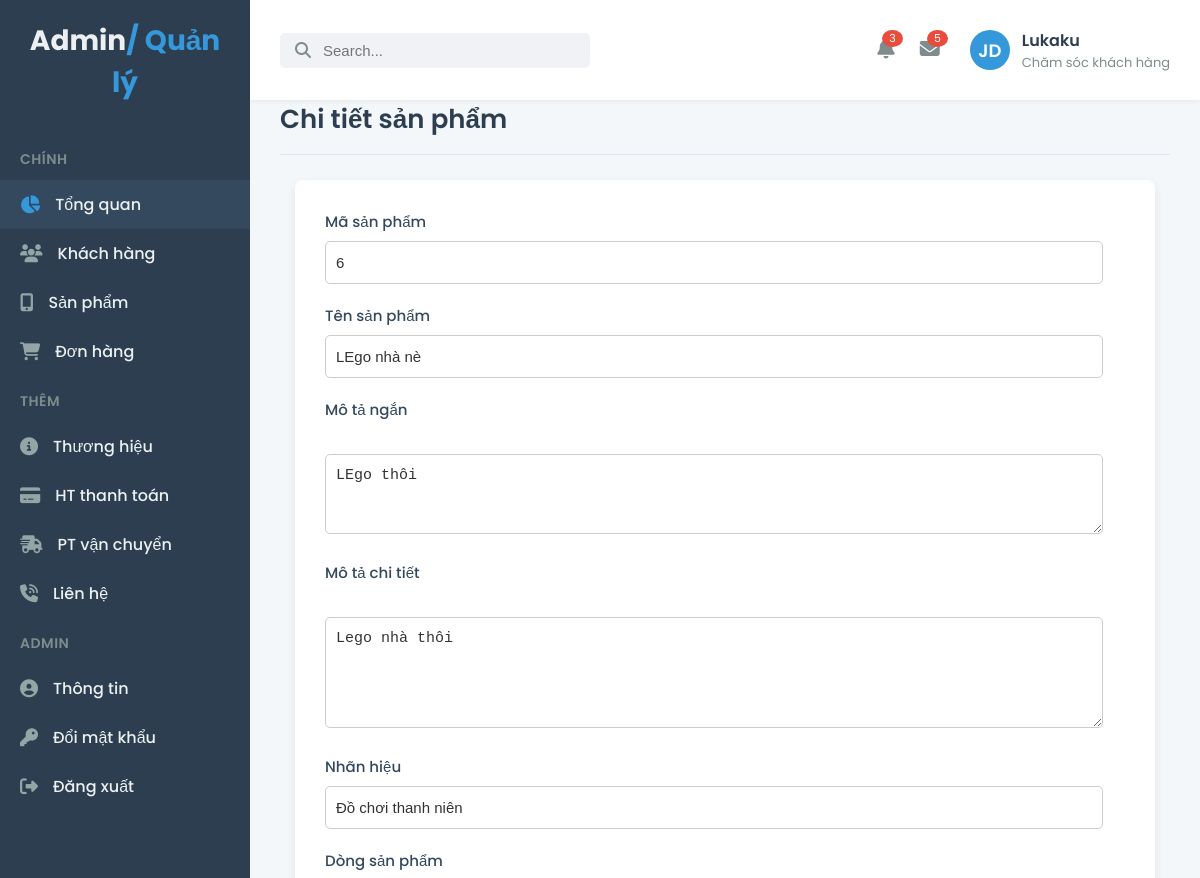
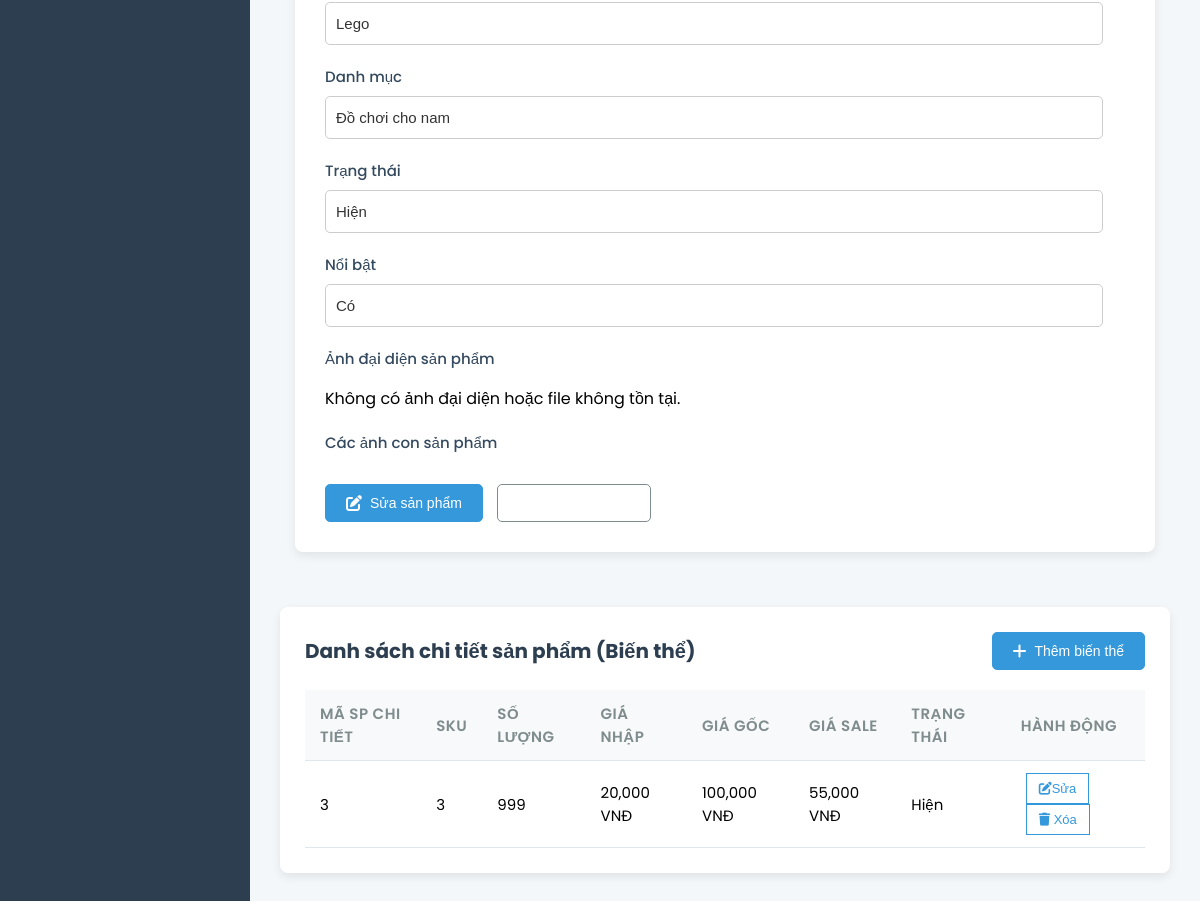
Screenshot of /admin/product-detail.php?idsp=6 (signed in) with the database file from the repository (2 pictures, top to bottom).
### tables this page shows
CREATE TABLE `san_pham` (
  `id_sp` int(11) NOT NULL,
  `ten_sp` varchar(100) NOT NULL,
  `mo_ta_ngan` text DEFAULT NULL,
  `mo_ta_chi_tiet` longtext DEFAULT NULL,
  `id_nhanhieu` int(11) NOT NULL,
  `id_dong` int(11) NOT NULL,
  `id_danhmuc` int(11) DEFAULT NULL,
  `luot_xem` int(11) NOT NULL DEFAULT 0,
  `noi_bat` tinyint(4) NOT NULL DEFAULT 0 COMMENT '0: không, 1: có',
  `ngay_tao` datetime NOT NULL DEFAULT current_timestamp(),
  `ngaycapnhat` datetime NOT NULL DEFAULT current_timestamp() ON UPDATE current_timestamp(),
  `trangthai` tinyint(4) NOT NULL DEFAULT 0 COMMENT '0: hiện, 1: ẩn'
);

CREATE TABLE `nhan_hieu` (
  `id_nhan` int(11) NOT NULL,
  `ten_nhanhieu` varchar(50) NOT NULL,
  `logo` varchar(255) DEFAULT NULL,
  `trangthai` tinyint(4) NOT NULL DEFAULT 0 COMMENT '0: hiện, 1: ẩn'
);

CREATE TABLE `dong_sanpham` (
  `id_dong` int(11) NOT NULL,
  `ten_dong` varchar(50) NOT NULL,
  `id_nhanhieu` int(11) NOT NULL,
  `id_danhmuc` int(11) DEFAULT NULL,
  `trangthai` tinyint(4) NOT NULL DEFAULT 0 COMMENT '0: hiện, 1: ẩn'
);

CREATE TABLE `danh_muc` (
  `id_danhmuc` int(11) NOT NULL,
  `ten_danhmuc` varchar(50) NOT NULL,
  `mo_ta` text DEFAULT NULL,
  `trangthai` tinyint(4) NOT NULL DEFAULT 0 COMMENT '0: hiện, 1: ẩn'
);

CREATE TABLE `sanpham_chitiet` (
  `id_spchitiet` int(11) NOT NULL,
  `id_sp` int(11) NOT NULL,
  `sku` varchar(50) NOT NULL,
  `so_luong` int(11) NOT NULL,
  `gia_nhap` int(11) NOT NULL,
  `gia_goc` int(11) NOT NULL,
  `gia_sale` int(11) DEFAULT NULL,
  `id_khuyenmai` int(11) DEFAULT NULL,
  `trang_thai` tinyint(4) NOT NULL DEFAULT 0 COMMENT '0: hiện, 1: ẩn'
);

### admin/product-detail.php (the view, shortened to what this page needs)
<?php
    include_once "sidebar.php";
    require_once "connect.php";
    if(isset($_GET["idsp"])) {
        $idsp = $_GET["idsp"];
        $sql = "SELECT sp.*, nh.ten_nhanhieu, ds.ten_dong, dm.ten_danhmuc
                FROM san_pham sp
                INNER JOIN nhan_hieu nh ON nh.id_nhan = sp.id_nhanhieu
                INNER JOIN dong_sanpham ds ON ds.id_dong = sp.id_dong
                INNER JOIN danh_muc dm ON dm.id_danhmuc = sp.id_danhmuc
                WHERE sp.id_sp = $idsp";
        $query = mysqli_query($conn, $sql);
        $row = mysqli_fetch_assoc($query);
        if (!$row) {
            $message = '<div class="alert-error">Không tìm thấy sản phẩm với ID này hoặc sản phẩm không tồn tại.</div>';
            $idsp_valid = false;
        } else {
            $idsp_valid = true;
            $sql4 = "SELECT * FROM hinh_anh WHERE id_sp = $idsp AND trang_thai = 0";
            $query4 = mysqli_query($conn, $sql4);
            $anhdaidien = mysqli_fetch_assoc($query4);
        }
    } else {
        $message = '<div class="alert-error">Không có ID sản phẩm được cung cấp.</div>';
        $idsp_valid = false;
    }
?>
<div class="main-content">
    <div class="page-title">
        <div class="title">Chi tiết sản phẩm</div>
    </div>
    <?php if ($idsp_valid && $row) : ?>
        <form action="" class="form">
            <div class="input-box">
                <label>Mã sản phẩm</label>
                <input type="text" name="masp" value="<?php echo $idsp ?>" readonly/>
            </div>
            <div class="input-box">
                <label>Tên sản phẩm</label>
                <input type="text" name="tensp" value="<?php echo htmlspecialchars($row["ten_sp"]) ?>" readonly/>
            </div>
            <div class="input-box">
                <label>Mô tả ngắn</label>
                <br>
                <textarea name="mo_ta_ngan" rows="3" cols="100" readonly><?php echo htmlspecialchars($row["mo_ta_ngan"]) ?></textarea>
            </div>
            <div class="input-box">
                <label>Mô tả chi tiết</label>
                <br>
                <textarea name="mo_ta_chi_tiet" rows="5" cols="100" readonly><?php echo htmlspecialchars($row["mo_ta_chi_tiet"]) ?></textarea>
            </div>
            <div class="input-box">
                <label>Nhãn hiệu</label>
                <input type="text" value="<?php echo htmlspecialchars($row["ten_nhanhieu"]) ?>" readonly/>
            </div>
            <div class="input-box">
                <label>Dòng sản phẩm</label>
                <input type="text" value="<?php echo htmlspecialchars($row["ten_dong"]) ?>" readonly/>
            </div>
            <div class="input-box">
                <label>Danh mục</label>
                <input type="text" value="<?php echo htmlspecialchars($row["ten_danhmuc"]) ?>" readonly/>
            </div>
            <div class="input-box">
                <label>Trạng thái</label>
                <input type="text" value="<?php echo ($row["trangthai"] == 0) ? "Hiện" : "Ẩn" ?>" readonly/>
            </div>
            <div class="input-box">
                <label>Nổi bật</label>
                <input type="text" value="<?php echo ($row["noi_bat"] == 1) ? "Có" : "Không" ?>" readonly/>
            </div>
            <div class="input-box">
                <label>Ảnh đại diện sản phẩm</label>
                <?php if ($anhdaidien && file_exists("../uploads/" . $anhdaidien['ten_file'])): ?>
                    <img src="../uploads/<?php echo htmlspecialchars($anhdaidien['ten_file']) ?>" width="120px" height="150px">
                <?php else: ?>
                    <p>Không có ảnh đại diện hoặc file không tồn tại.</p>
                <?php endif; ?>
            </div>
            <div class="input-box">
                <label>Các ảnh con sản phẩm</label>
            </div>
            <div class="action-buttons text-center">
                <a href="product-update.php?idsp=<?php echo $idsp ?>"><button type="button" class="btn btn-primary">
                    <i class="fa-solid fa-pen-to-square"></i> Sửa sản phẩm
                </button></a>
                <a href="product-delete.php?idsp=<?php echo $idsp ?>" onclick="return confirm('Bạn có chắc chắn xóa sản phẩm này không?')"><button type="button" class="btn btn-outline">
                    <i class="fa-solid fa-trash"></i> Xóa sản phẩm
                </button></a>
            </div>
        </form>
        <br>
        <div class="table-card">
            <div class="card-title"><h3>Danh sách chi tiết sản phẩm (Biến thể)</h3>
            <div class="action-buttons">
                <button class="btn btn-primary">
                <a href="product-detail-add.php?idsp=<?php echo $idsp ?>"><i class="fas fa-plus"></i>
                Thêm biến thể </a>
                </button>
            </div>
        </div>
        <table class="data-table">
            <thead>
                <tr>
                <th>Mã SP chi tiết</th>
                <th>SKU</th>
                <th>Số lượng</th>
                <th>Giá nhập</th>
                <th>Giá gốc</th>
                <th>Giá sale</th>
                <th>Trạng thái</th>
                <th>Hành động</th>
                </tr>
            </thead>
            <tbody>
                <?php
                $sql_variants_for_table = "SELECT id_spchitiet, sku, so_luong, gia_nhap, gia_goc, gia_sale, trang_thai FROM sanpham_chitiet WHERE id_sp = $idsp ORDER BY id_spchitiet ASC";
                $query_variants_for_table = mysqli_query($conn, $sql_variants_for_table);
                if (mysqli_num_rows($query_variants_for_table) > 0) :
                    while($row_detail = mysqli_fetch_assoc($query_variants_for_table)) :
                ?>
                    <tr>
                        <td><?php echo $row_detail["id_spchitiet"] ?></td>
                        <td><?php echo htmlspecialchars($row_detail["sku"]) ?></td>
                        <td><?php echo $row_detail["so_luong"] ?></td>
                        <td><?php echo number_format($row_detail["gia_nhap"]) ?> VNĐ</td>
                        <td><?php echo number_format($row_detail["gia_goc"]) ?> VNĐ</td>
                        <td><?php echo number_format($row_detail["gia_sale"]) ?> VNĐ</td>
                        <td><?php echo $row_detail["trang_thai"] == 0 ? "Hiện" : "Ẩn" ?></td>
                        <td>
                            <a href="product-detail-update.php?idspchitiet=<?php echo $row_detail["id_spchitiet"] ?>"><button class="btn btn-outline btn-sm">
                                <i class="fa-solid fa-pen-to-square"></i>Sửa
                            </button></a>
                            <a href="product-detail-delete.php?idspchitiet=<?php echo $row_detail["id_spchitiet"] ?>" onclick="return confirm('Bạn có chắc chắn xóa biến thể này không?')"><button class="btn btn-outline btn-sm">
                                <i class="fa-solid fa-trash"></i> Xóa
                            </button></a>
                        </td>
                    </tr>
                <?php
                    endwhile;
                else:
                ?>
                    <tr>
                        <td colspan="7" class="text-center">Chưa có biến thể sản phẩm nào.</td>
                    </tr>
                <?php
                endif;
                ?>
            </tbody>
        </table>
    <?php endif; ?>
</div>
<?php include_once "footer.php"; ?>

### css/style.css (style rules this page uses)
body { font-family: 'Poppins', sans-serif; margin: 0; background-color: #f4f7fa; display: flex; min-height: 100vh; }
.main-content { flex-grow: 1; padding: 30px; background-color: #f4f7fa; overflow-y: auto; }
.page-title { display: flex; justify-content: space-between; align-items: center; margin-bottom: 25px; padding-bottom: 15px; border-bottom: 1px solid #e0e6ed; }
.page-title .title { font-size: 26px; font-weight: 600; color: #2c3e50; }
.action-buttons .btn { padding: 10px 20px; border-radius: 5px; font-size: 14px; font-weight: 500; cursor: pointer; transition: all 0.3s ease; text-decoration: none; display: inline-flex; align-items: center; justify-content: center; color: #ffffff; }
.action-buttons .btn a { color: #ffffff; text-decoration: none; display: flex; align-items: center; }
.action-buttons .btn i { margin-right: 8px; font-size: 16px; }
.btn-primary { background-color: #3498db; border: 1px solid #3498db; color: #ffffff; }
.btn-outline { background-color: transparent; border: 1px solid #7f8c8d; color: #7f8c8d; margin-left: 10px; }
.table-card { background-color: #ffffff; border-radius: 8px; box-shadow: 0 4px 10px rgba(0, 0, 0, 0.08); padding: 25px; margin-bottom: 30px; }
.table-card .card-title { display: flex; justify-content: space-between; align-items: center; margin-bottom: 20px; }
.table-card .card-title h3 { font-size: 20px; color: #2c3e50; margin: 0; display: flex; align-items: center; }
.data-table { width: 100%; border-collapse: collapse; font-size: 15px; text-align: left; }
.data-table th, .data-table td { padding: 12px 15px; border-bottom: 1px solid #e0e6ed; }
.data-table th { background-color: #f8f9fa; color: #7f8c8d; font-weight: 600; text-transform: uppercase; letter-spacing: 0.5px; }
.btn-sm { padding: 7px 12px; font-size: 13px; margin-left: 5px; }
.btn-outline.btn-sm { color: #3498db; border-color: #3498db; background-color: transparent; }
.main-content { flex-grow: 1; padding: 30px; background-color: #f4f7fa; overflow-y: auto; margin-top: 70px; }

### css/form.css (style rules this page uses)
.form { background-color: #ffffff; border-radius: 8px; box-shadow: 0 4px 10px rgba(0, 0, 0, 0.08); padding: 30px; margin-bottom: 30px; max-width: 800px; margin-left: auto; margin-right: auto; }
.form .input-box { margin-bottom: 20px; }
.form .input-box label { display: block; font-size: 15px; color: #34495e; font-weight: 500; margin-bottom: 8px; }
.form .input-box input[type="text"], .form .input-box input[type="email"], .form .input-box input[type="password"], .form .input-box input[type="number"], .form .input-box input[type="file"], .form .input-box textarea { width: calc(100% - 22px); padding: 12px 10px; border: 1px solid #ccc; border-radius: 5px; font-size: 15px; color: #333; transition: border-color 0.3s ease; box-sizing: border-box; }
.form .input-box textarea { resize: vertical; min-height: 80px; }

### rows the page displays
san_pham: tensp "LEgo nhà nè", mo_ta_ngan "LEgo thôi", mo_ta_chi_tiet "Lego nhà thôi", id_nhanhieu.ten_nhanhieu "Đồ chơi thanh niên", id_dong.ten_dong "Lego", id_danhmuc.ten_danhmuc "Đồ chơi cho nam", trangthai "Hiện", noi_bat "Có"
sanpham_chitiet: id_spchitiet "3", sku "3", so_luong "999", gia_nhap "20,000", gia_goc "100,000", gia_sale "55,000", trang_thai "Hiện"

### other values shown
$name "Lukaku"
